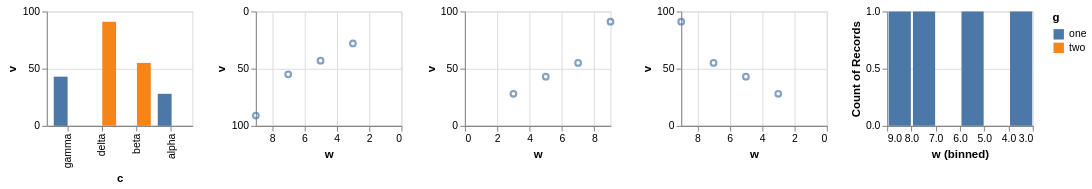

Write a Vega-Lite specification for this figure.
### Vega-Lite specification from a JSON file in a GitHub repository (floating-point values rounded to 4 significant figures)
{"$schema": "https://vega.github.io/schema/vega-lite/v6.json", "description": "`config.scale.xReverse` turns every `x` scale in a document round at once, which is how a chart is drawn for a right-to-left reader, and it heads the chain that settles `reverse`: `if (channel === 'x' && scaleConfig.xReverse !== undefined) { if (hasContinuousDomain(scaleType) && sort === 'descending') { if (isSignalRef(scaleConfig.xReverse)) { return {signal: `!${scaleConfig.xReverse.signal}`}; } else { return !scaleConfig.xReverse; } } return scaleConfig.xReverse; } if (hasContinuousDomain(scaleType) && sort === 'descending') { return true; } return undefined;`. Only the second half of that was here — the half that reverses a continuous range because Vega cannot sort a continuous domain and a `sort: \"descending\"` has to be honoured some other way — so the theme's entry was never read and a document asking for right-to-left came out left-to-right, every chart of it. The entry has no default, which is why nothing noticed. The first chart is a bar over categories: its `x` is a band, and a band turns round with the rest because `scaleTypeSupportProperty` answers `true` for `reverse` whatever the scale type is, so this is not a rule about continuous scales even though the second half of it is. Its `xOffset` scale is the row that must not change: the chain asks for the channel named `x` exactly, and an offset scale is a different channel, so the bars within each group keep their own order while the groups themselves are laid out backwards. The second chart sorts its `y` descending and leaves its `x` alone, which shows the two halves apart — the `y` takes its `reverse` from the sort, as it always did, and the `x` takes its `reverse` from the theme. The third is the interesting one: its `x` is continuous and sorted descending, and the sort has already turned that range round once, so the theme's `true` comes out as `reverse: false` rather than as `true`. Inverting rather than overriding is what keeps a descending axis descending in a document read the other way. The fourth sorts descending in the same way but states `reverse: true` on the scale itself, and a stated value settles a property before any rule is consulted, so it stays `true` where the rule would have said `false`. The fifth bins its `x`, and shows how far the flag reaches past the scale: `getBinSpacing` multiplies the half-spacing that pulls each bucket's edge inward by `(reverse ? -1 : 1)`, so the offsets on the rect change sign along with the range.", "data": {"values": [{"c": "alpha", "g": "one", "v": 28, "w": 3}, {"c": "beta", "g": "two", "v": 55, "w": 7}, {"c": "gamma", "g": "one", "v": 43, "w": 5}, {"c": "delta", "g": "two", "v": 91, "w": 9}]}, "hconcat": [{"width": 140, "height": 110, "mark": "bar", "encoding": {"x": {"field": "c", "type": "nominal"}, "xOffset": {"field": "g", "type": "nominal"}, "y": {"field": "v", "type": "quantitative"}, "color": {"field": "g", "type": "nominal"}}}, {"width": 140, "height": 110, "mark": "point", "encoding": {"x": {"field": "w", "type": "quantitative"}, "y": {"field": "v", "type": "quantitative", "sort": "descending"}}}, {"width": 140, "height": 110, "mark": "point", "encoding": {"x": {"field": "w", "type": "quantitative", "sort": "descending"}, "y": {"field": "v", "type": "quantitative"}}}, {"width": 140, "height": 110, "mark": "point", "encoding": {"x": {"field": "w", "type": "quantitative", "sort": "descending", "scale": {"reverse": true}}, "y": {"field": "v", "type": "quantitative"}}}, {"width": 140, "height": 110, "mark": "bar", "encoding": {"x": {"field": "w", "type": "quantitative", "bin": true}, "y": {"aggregate": "count"}}}], "config": {"scale": {"xReverse": true}, "bar": {"binSpacing": 2}}}
